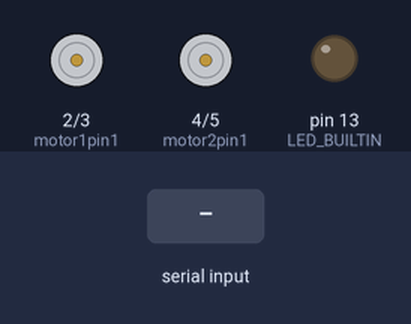
A sketch run on a simulated Arduino Uno, built with avr-gcc and run on an emulated ATmega328P. On the bench: motor-driver pin pairs drawn as motors (green arrow = first pin HIGH = forward, orange = second pin HIGH = backward, longer = more drive, scaled by the enable pin), output pins drawn as LEDs (lit = HIGH). The test bench sets the inputs (shaded band). What the sketch prints to the serial monitor is not drawn.

Above: at 1.2 s.
1.3 s: "F" received over the second serial link
At 2.4 s:
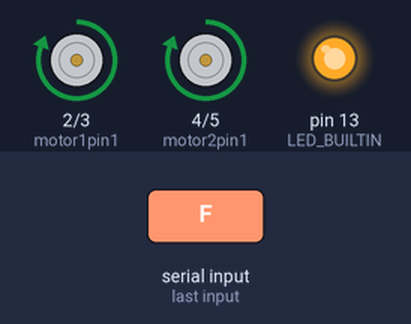
2.8 s: "B" received over the second serial link
At 3.6 s:
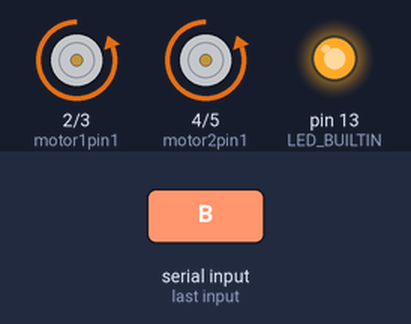
4.3 s: "L" received over the second serial link
At 4.7 s:
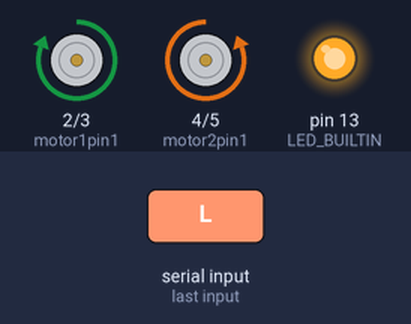
5.8 s: "R" received over the second serial link
At 7.1 s:
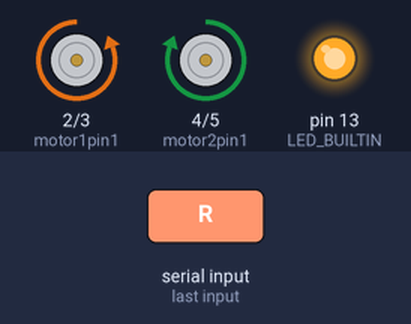
Timing chart, 0 to 8.3 s (numbered marks = the images above; inputs shaded):
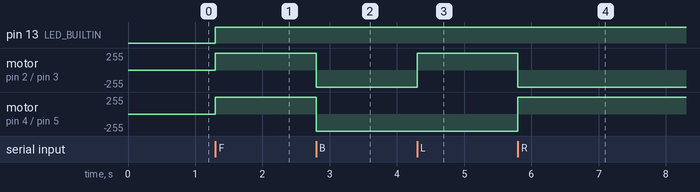

Measured:
- after the input at 1.3 s, pin 13 (LED_BUILTIN): LOW → HIGH at once; motor on pin 2 (motor1pin1) / pin 3 (motor1pin2), motor on pin 4 (motor2pin1) / pin 5 (motor2pin2): stopped → forward 255/255 at once
- after the input at 2.8 s, motor on pin 2 (motor1pin1) / pin 3 (motor1pin2), motor on pin 4 (motor2pin1) / pin 5 (motor2pin2): forward 255/255 → backward 255/255 at once
- after the input at 4.3 s, motor on pin 2 (motor1pin1) / pin 3 (motor1pin2): backward 255/255 → forward 255/255 at once
- after the input at 5.8 s, motor on pin 2 (motor1pin1) / pin 3 (motor1pin2): forward 255/255 → backward 255/255 at once; motor on pin 4 (motor2pin1) / pin 5 (motor2pin2): backward 255/255 → forward 255/255 at once

The sketch:

rc-bt.ino
```cpp
#include <SoftwareSerial.h>

const int txPin = 11;
const int rxPin = 10;

int motor1pin1 = 2;
int motor1pin2 = 3;

int motor2pin1 = 4;
int motor2pin2 = 5;

int motor1pwm = 9;
int motor2pwm = 6;

SoftwareSerial BTSerial(rxPin, txPin); // RX, TX

void setup() {
  // initialize digital pin LED_BUILTIN as an output.
  pinMode(LED_BUILTIN, OUTPUT);
  digitalWrite(LED_BUILTIN, LOW);
  // put your setup code here, to run once:
  Serial.begin(9600);
  BTSerial.begin(9600);

  // put your setup code here, to run once:
  pinMode(motor1pin1, OUTPUT);
  pinMode(motor1pin2, OUTPUT);
  pinMode(motor2pin1, OUTPUT);
  pinMode(motor2pin2, OUTPUT);

  pinMode(motor1pwm, OUTPUT);
  pinMode(motor2pwm, OUTPUT);

  //control speed
  analogWrite(motor1pwm, 255);
  analogWrite(motor2pwm, 255);
}

void loop() {
  char bt = 'S';
  if (BTSerial.available()) {
    bt = BTSerial.read();
    Serial.write(bt);
    processCommand(bt);
  }
  if (Serial.available()) {
    BTSerial.write(Serial.read());
  }
}

void processCommand(char bt) {

  if (bt == 'F')
  {
    forward();
  }

  if (bt == 'B')
  {
    backward();
  }

  if (bt == 'L')
  {
    left();
  }

  if (bt == 'R')
  {
    right();
  }

  if (bt == 'S')
  {
    stopCar();
  }

}

void forward() {
  digitalWrite(LED_BUILTIN, HIGH);

  digitalWrite(motor1pin1, HIGH);
  digitalWrite(motor1pin2, LOW);

  digitalWrite(motor2pin1, HIGH);
  digitalWrite(motor2pin2, LOW);
}

void backward() {
  digitalWrite(LED_BUILTIN, HIGH);

  digitalWrite(motor1pin1, LOW);
  digitalWrite(motor1pin2, HIGH);

  digitalWrite(motor2pin1, LOW);
  digitalWrite(motor2pin2, HIGH);
}


void left() {
  digitalWrite(LED_BUILTIN, HIGH);

  digitalWrite(motor1pin1, HIGH);
  digitalWrite(motor1pin2, LOW);

  digitalWrite(motor2pin1, LOW);
  digitalWrite(motor2pin2, HIGH);
}

void right() {
  digitalWrite(LED_BUILTIN, HIGH);

  digitalWrite(motor1pin1, LOW);
  digitalWrite(motor1pin2, HIGH);

  digitalWrite(motor2pin1, HIGH);
  digitalWrite(motor2pin2, LOW);
}


void stopCar() {
  digitalWrite(LED_BUILTIN, LOW);

  digitalWrite(motor1pin1, LOW);
  digitalWrite(motor1pin2, LOW);

  digitalWrite(motor2pin1, LOW);
  digitalWrite(motor2pin2, LOW);
}
```
